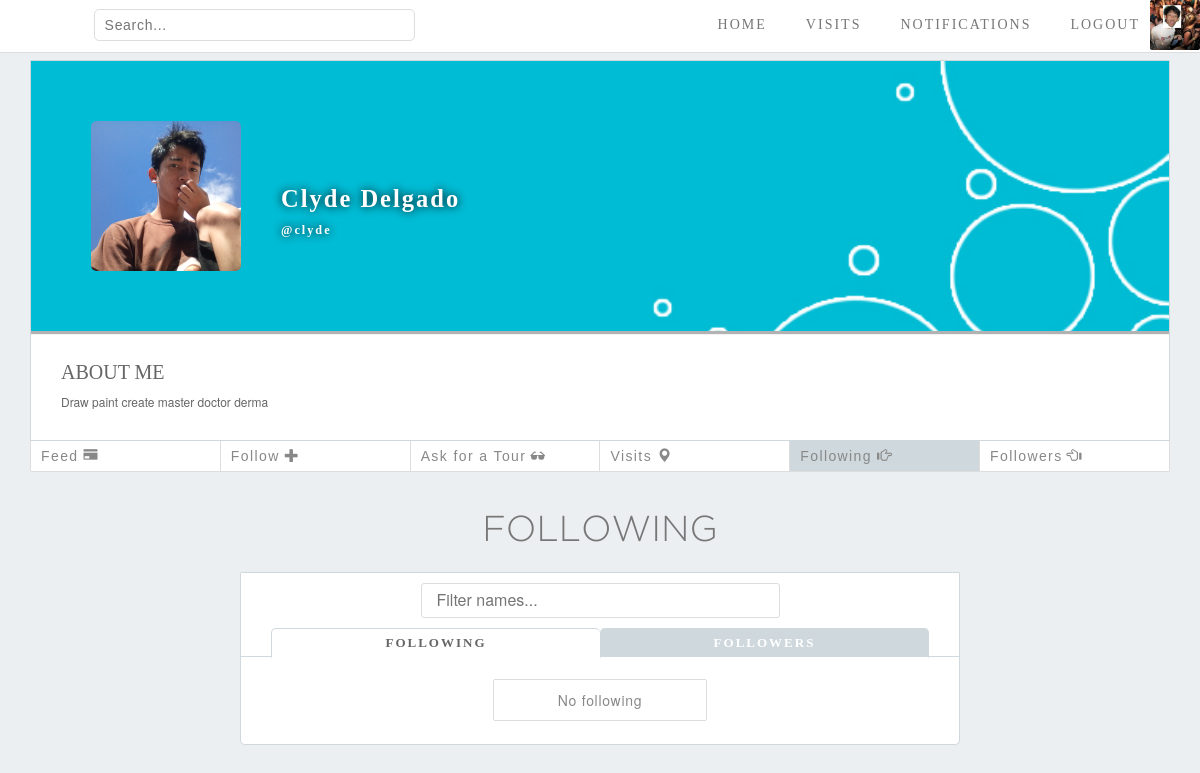
Before: /people_profile_list_of_following.php?acc_id=1 (signed in) with the older database file.
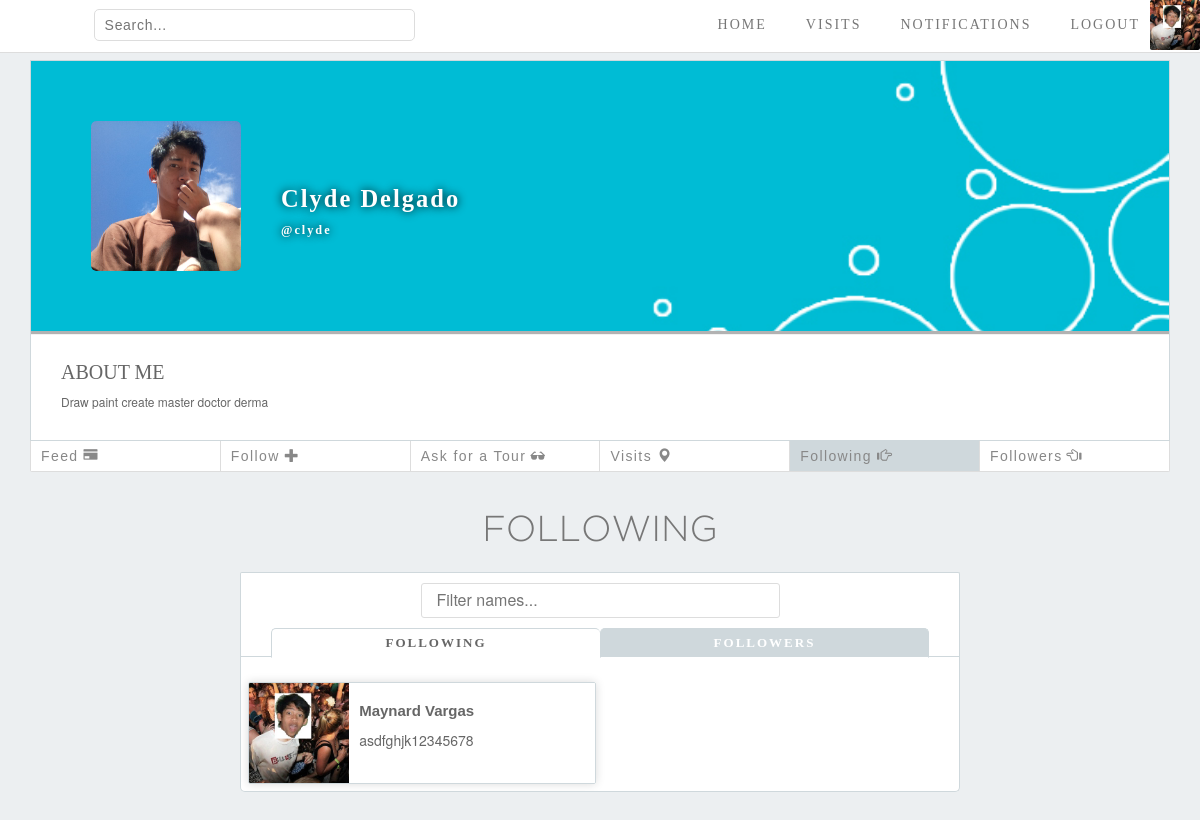
After: the same page with the newer database file.
### tables this page shows
CREATE TABLE `account` (
  `acc_id` int(9) NOT NULL,
  `username` varchar(50) NOT NULL,
  `firstname` varchar(30) NOT NULL,
  `lastname` varchar(30) NOT NULL,
  `password` varchar(100) NOT NULL,
  `email` varchar(40) NOT NULL,
  `address` varchar(30) NOT NULL,
  `about_me` varchar(60) NOT NULL
);

### people_profile_list_of_following.php (the view, shortened to what this page needs)
<!DOCTYPE html>
<html>
	<head>
		<link rel="stylesheet" href="bootstrap/css/bootstrap.min.css">
		<link rel="stylesheet" type="text/css" href="css/navigation_bar_and_body_style.css">
		<link rel="stylesheet" type="text/css" href="css/Home_Page_style.css">
		<link rel="stylesheet" type="text/css" href="css/People_Profile_Page_Style_Before.css">
		<link rel="stylesheet" type="text/css" href="css/profile_options.css">
		<link rel="stylesheet" type="text/css" href="css/search_style.css">
	</head>
	<body>
		<?php
		require "connect.php";
		$acc_id = $_GET['acc_id'];
		$queryuser = "SELECT  CONCAT(firstname,' ', lastname) as 'fullname',about_me,username FROM account where acc_id = $acc_id";
		$result = mysqli_query($dbconn, $queryuser);
		$row = mysqli_fetch_assoc($result);
		$fullname = $row['fullname'];
		$aboutme = $row['about_me'];
		$username = $row['username'];
		?>
		<div id = "navBar">
			<form action="search_results_places.php" method="get">
				<input type="text" placeholder="Search..." name = "search">
			</form>
			<ul id = "navList">
				<li><a href="home_page.php"><span class="glyphicon glyphicon-home"></span>HOME</a></li>
				<li><a href="visit.php"><span class="glyphicon glyphicon-map-marker"></span>VISITS</a></li>
				<li><a href=notifications.php><span class="glyphicon glyphicon-bell"></span>NOTIFICATIONS</a></li>
				<li><a href="logout.php" class="logout"><span class="glyphicon glyphicon-log-out"></span>LOGOUT</a></li>
				<li><a href="my_profile.php?=<?=$_SESSION['userID']?>" class="image-list"><img src="images/profile_pic_img/acc_id_<?=$_SESSION['userID']?>.jpg"></a></li>
			</ul>
		</div>
		<div class="container">
			<div class="headerprofile">
				<div id="coverphoto">
					<img src="images/cover_img/cover_<?=$acc_id?>.png" alt="user-cover" onerror = "this.src = 'images/default_cover.png'">
				</div>
				<h1 id="username"><?=$fullname?><br><span class="usernameorig"><?=$username?></span></h1>
				<div id="userphoto">
					<img src="images/profile_pic_img/acc_id_<?=$_GET['acc_id']?>.jpg" onerror = "this.src = 'images/default_profile.png'">
				</div>
				<div id="aboutme">
					<h1>ABOUT ME</h1>
					<br>
					<p><?php echo $aboutme ;?></p>
				</div>
			</div>
			<?php if ($acc_id == $_SESSION['userID']) { ?>
					<div id="EditAll" class="modal edit_profile">
					  	<div class="modal-content">
					    	<div class="modal-header">
								<h2>Edit Profile</h2>
					      		<span class="close">×</span>
					    	</div>
						    <div class="modal-body">
					      		<img id="output_cover" src="images/cover_img/cover_<?=$_SESSION['userID']?>.png">
					      		<img id="output_profile" src="images/profile_pic_img/acc_id_<?=$_SESSION['userID']?>.jpg">
						      	<form method="post" action="upload.php" enctype="multipart/form-data">
						      		<textarea placeholder="About Me..." name="about_me_input"><?php echo $aboutme;?></textarea><br>
						      		<div class="option-buttons">
							      		<label for="profile" class="upload">Choose Profile Picture<input type="file" name="profile" onchange="loadFile(event)"></label>
							      		<label for="cover" class="upload">Choose Cover Photo<input type="file" name="cover" onchange="loadFilecover(event)"></label>
							      		<input type="submit" name="change_profile">
						      		</div>
						      	</form>
						    </div>
					  	</div>
					</div>
					<div id="EditProfilePicture" class="modal edit_profile">
					  	<div class="modal-content">
					    	<div class="modal-header">
								<h2>Edit Profile Picture</h2>
					      		<span class="close">×</span>
					    	</div>
						    <div class="modal-body">
					      		<img id="output_profile2" src="images/profile_pic_img/acc_id_<?=$_SESSION['userID']?>.jpg">
						      	<form method="post" action="upload.php" enctype="multipart/form-data">
							      	<label for="profile" class="upload">Choose Profile Picture<input type="file" name="profile" onchange="loadFile(event)"></label>
							      	<input type="submit" name="change_profile">
						      	</form>
						    </div>
					  	</div>
					</div>
					<div id="EditCoverPhoto" class="modal edit_profile">
					  	<div class="modal-content">
					    	<div class="modal-header">
								<h2>Edit Cover Photo</h2>
					      		<span class="close">×</span>
					    	</div>
						    <div class="modal-body">
					      		<img id="output_cover2" src="images/cover_img/cover_<?=$_SESSION['userID']?>.png">
						      	<form method="post" action="upload.php" enctype="multipart/form-data">
						      		<label for="cover" class="upload">Choose Cover Photo<input type="file" name="cover" onchange="loadFilecover(event)"></label>
						      		<input type="submit" name="change_profile">
						      	</form>
						    </div>
					  	</div>
					</div>
					<div id="EditDescription" class="modal edit_profile">
					  	<div class="modal-content">
					    	<div class="modal-header">
								<h2>Edit Description</h2>
					      		<span class="close">×</span>
					    	</div>
						    <div class="modal-body">
						      	<form method="post" action="upload.php" enctype="multipart/form-data">
						      		<textarea placeholder="About Me..." name="about_me_input"><?php echo $aboutme;?></textarea><br>
							      	<input type="submit" name="change_profile">
						      	</form>
						    </div>
					  	</div>
					</div>
					<ul class="user-options">
						<li><a href="my_profile.php?acc_id=<?=$acc_id?>">Feed<span class="glyphicon glyphicon-credit-card"></span></a></li>
						<li><a href="#">Visits<span class="glyphicon glyphicon-map-marker"></span></a></li>
						<li><a href="people_profile_list_of_followers.php?acc_id=<?=$acc_id?>#follow-head">Followers<span class="glyphicon glyphicon-hand-left"></span></a></li>
						<li><a href="#follow-head" class="active">Following<span class="glyphicon glyphicon-hand-right"></span></a></li>
						<li><a href="Change_account.php">Change Account<span class="glyphicon glyphicon-cog"></span></a></li>
					</ul>
			<?php } else { ?>
					<ul class="visitor-options">
						<li><a href="people_profile.php?acc_id=<?=$value['acc_id']?>">Feed<span class="glyphicon glyphicon-credit-card"></a></li>
						<li><a href="follow.php?acc_id=<?=$acc_id?>">
							<?php
								$query = "SELECT * FROM follow WHERE acc_id_follower = {$_SESSION['userID']} AND acc_id_follows = $acc_id;";
								$result = mysqli_query ($dbconn, $query);
								if (mysqli_num_rows($result) == 0){
									echo "Follow<span class='glyphicon glyphicon-plus'>";
								} else{
									echo "Unfollow<span class='glyphicon glyphicon-minus'>";
								}
							?>
						</span></a></li>
						<li><a href="#">Ask for a Tour<span class="glyphicon glyphicon-sunglasses"></a></li>
						<li><a href="#">Visits<span class="glyphicon glyphicon-map-marker"></a></li>
						<li><a href="#follow-head" class="active">Following<span class="glyphicon glyphicon-hand-right"></span></a></li>
						<li><a href="people_profile_list_of_followers.php?acc_id=<?=$acc_id?>#follow-head">Followers<span class="glyphicon glyphicon-hand-left"></a></li>
					</ul>
			<?php } ?>
		</div>
		<div class="search-container">
			<h1 id="follow-head">FOLLOWING</h1>
			<div class="search-type">
				<input type="text" id="Filter" onkeyup="Filter()" placeholder="Filter names...">
				<ul>
					<li><a href="#" class="active">FOLLOWING</a></li>
					<li><a href="people_profile_list_of_followers.php?acc_id=<?=$acc_id?>#follow-head">FOLLOWERS</a></li>
				</ul>
			</div>
			<ul id="Results" class="results-container">
			<?php
				$queryfollowinglist = "SELECT * from account, follow where acc_id_follows = acc_id && acc_id_follower= $acc_id";
				$result = mysqli_query($dbconn, $queryfollowinglist);
				$num_following = mysqli_num_rows($result);
				if($num_following!=0){
					foreach ($result as $value) {?>
						<li class="result-people">
							<a href="people_profile.php?acc_id=<?=$value['acc_id']?>">
									<img src = "images/profile_pic_img/acc_id_<?=$value['acc_id'] ?>.jpg" alt="user image">
								<div class = "user-details">
									<h2 class="username"><?php echo $value['firstname']." ".$value['lastname'] ?></h2>
									<p><?=$value['about_me'] ?></p>
								</div>
							</a>
						</li>
			<?php 	}
				} else { ?>
					<p class="no-results-follow">No following</p>
			<?php } ?>
			</ul>
		</div>
	</body>
</html>

### css/Navigation_Bar_and_Body_style.css (style rules this page uses)
body { background-color: #ECEFF1; margin: 0; }
#navBar { background-color: white; display: inline-flex; width: 100%; top: 0; left: 0; position: fixed; z-index: 2; border-bottom: 1px solid #DDD; }
#navBar img { height: 50px; width: 50px; object-position: center; object-fit: cover; box-sizing: border-box; margin: 0; border-radius: 2px; }
#navList { display: inline-flex; justify-content: center; align-content: center; list-style: none; margin: 0; padding: 0; margin-left: auto; }
#navList li { display: inline-flex; justify-content: center; align-items: center; }
#navList > li > a { text-decoration: none; display: block; height: 100%; padding: 0 10px; border: solid rgba(0,0,0,0); border-width: 0 0 2px 0; text-align: center; vertical-align: middle; font-family: "Gotham Medium"; font-size: 14px; letter-spacing: 2px; color: #777; display: flex; align-items: center; justify-content: center; box-sizing: border-box; transition: 0.2s; }
#navList > li > a.image-list { padding: 0; }
#navBar form { margin-left: 7.8%; height: 50px; width: 26.8%; display: inline-flex; justify-content: center; align-items: center; }
#navBar form input[type=text] { color: #888; border-style: none; padding: 5px 10px; width: 100%; border-radius: 5px; border: 1px solid #DDD; transition: 0.2s; font-family: Arial; font-size: 1em; letter-spacing: 0.05em; }
.container { margin-top: 50px; }

### css/People_Profile_Page_Style_Before.css (style rules this page uses)
.headerprofile { background-color: white; margin-top: 10px; border: 1px solid #CFD8DC; overflow: hidden; }
#coverphoto { width: 100%; height:270px; box-shadow: 0px 3px 1px rgba(0,0,0,0.3); overflow: hidden; }
#coverphoto img { width: 100%; height:270px; object-position: center; object-fit: cover; }
#username { margin: 0; color: white; height: 30px; font-family: "gotham Light"; font-size: 1.75em; font-weight: bold; letter-spacing: 2px; padding-top: 5px; margin: -150px 0 0 50px; padding-left: 200px; text-shadow: 0px 0px 10px rgba(0,0,0,1); transition: 0.4s; }
#username span { font-size: 0.5em; }
#username span:before { content: "@"; }
#userphoto { height: 150px; width: 150px; border-radius: 5px; box-shadow: -3px 3px 1px rgba(0,0,0,0.3); margin: -90px 0 0 60px; transition: 0.4s; overflow: hidden; }
#userphoto img { height: 150px; width: 150px; border-radius: 5px; object-position: center; object-fit: cover; }
#aboutme { display: block; margin-top: 95px; padding: 25px 30px 20px 30px; width: 100%; color: #666; }
#aboutme h1 { font-family: "Gotham Medium"; font-size: 20px; margin: 0; width: 20%; }
#aboutme p { margin-top: -10px; font-size: 12px; }

### css/profile_options.css (style rules this page uses)
.user-options, .visitor-options { padding: 0; display: flex; justify-content: space-between; width: 100%; list-style: none; background-color: white; border: 1px solid #DDD; border-top: 0; border-radius: 0 0 2px 2px; }
.user-options li, .visitor-options li { border-right: 1px solid #DDD; width: 100%; }
.user-options li:last-child, .visitor-options li:last-child { border-right: 0; }
#Editallbtn, .user-options li a, .visitor-options li a { display: block; width: 100%; font-family: "Arial"; text-align: left; letter-spacing: 0.1em; background-color: white; color: #888; border: none; padding: 5px 10px; transition: 0.2s; }
.user-options .glyphicon, .visitor-options .glyphicon { margin: 0 0 0 5px; }
.user-options li a.active, .visitor-options li a.active { background-color: #CFD8DC; color: #888; cursor: default; }

Changed rows visible on the page:
now on this page (row edited): account: firstname "Maynard", lastname "Vargas", about_me "asdfghjk12345678"
Other visible differences:
text no longer shown: "No following"
